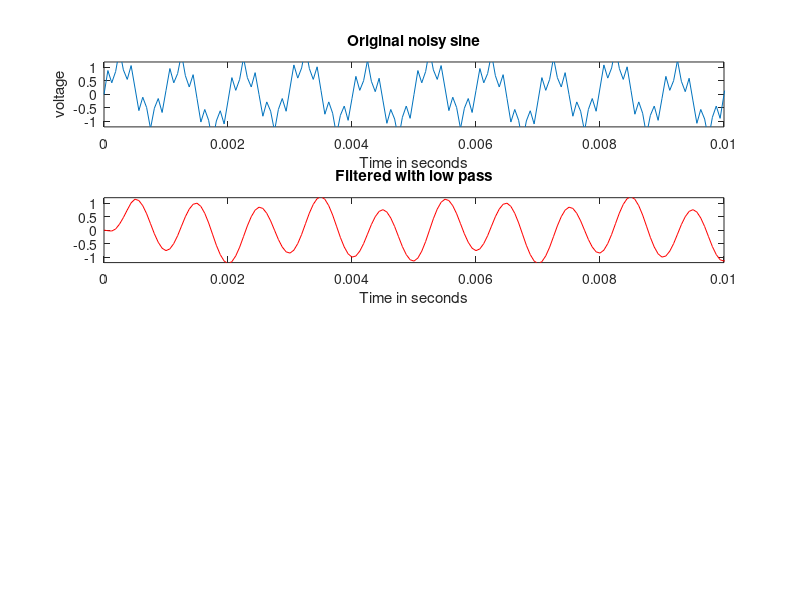
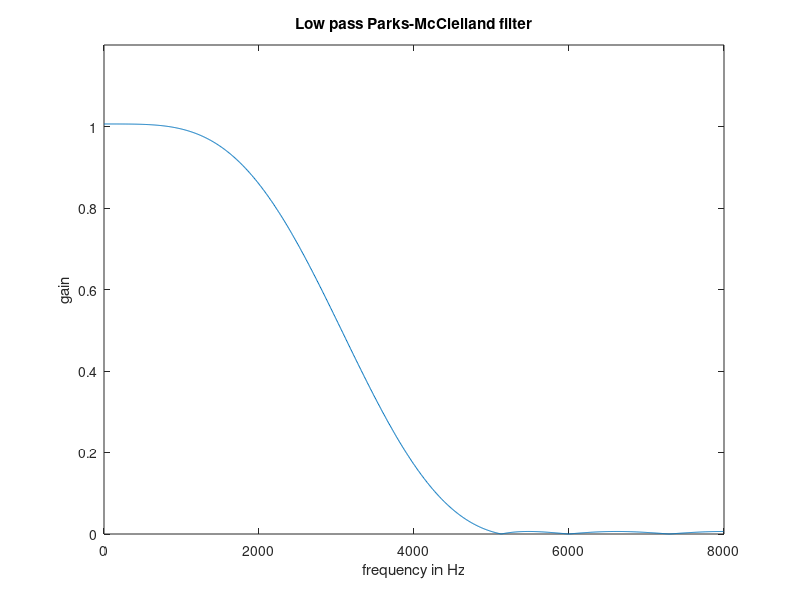
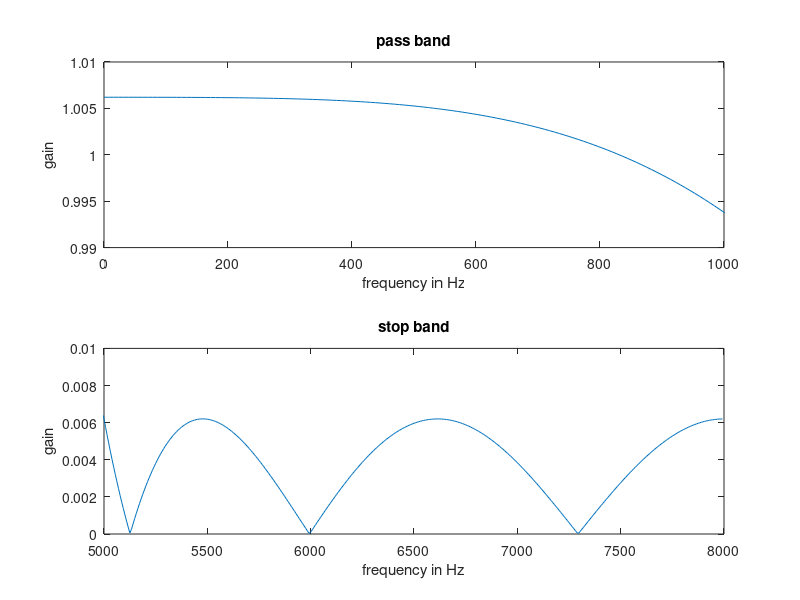

Write the MATLAB code that produced these figures, in order. (Note: this script raises an error after producing the figures.)
% prob5_30.m - create 2 FIR Filters and Cascade them - page 282 Blandford
% 
% Marquette University
% Oct 8, 2020
%
fs = 16000;
T = 1/fs;
f0 = 1000; 
f1 = 5000; 
f2 = 400;
k = 0:1999;
xo = sin(2*pi*f0*k*T);
n = 0.5*sin(2*pi*f1*k*T) + 0.25*sin(2*pi*f2*k*T);
x = xo + n;

%%%%%%%% Plot original signal %%%%%%%
pts = max(size(k));
figure(1);clf;
nT = [0:pts-1]*T;
subplot(4, 1, 1);
plot(nT, x);
axis([0 10/f0 -1.2 1.2]);
title('Original noisy sine');
xlabel('Time in seconds');
ylabel('voltage');

%%%%%%%% Low pass %%%%%%%%
fpass = 1000;
fstop = 5000;
rpass = 0.01;
rstop = 0.01;
F = [fpass fstop];
M = ([1 0]);
Dev = [rpass rstop];
[N F A W] = firpmord(F, M, Dev, fs);
disp(N);
N = 8;
numl = firpm(N, F, A, W);
figure(2);clf;
[H f] = freqz(numl, 1, 1024, fs);
plot(f, abs(H));
axis([0 fs/2 0 1.2]);
xlabel('frequency in Hz');
ylabel('gain');
title('Low pass Parks-McClelland filter');
figure(3);clf;
subplot(2, 1, 1);
plot(f, abs(H));
axis([0 fpass 1-rpass 1+rpass]);
xlabel('frequency in Hz');
ylabel('gain');
title('pass band');
subplot(2, 1, 2);
plot(f, abs(H));
axis([fstop fs/2 0 rstop]);
xlabel('frequency in Hz');
ylabel('gain');
title('stop band');
%%%% Filter using low pass %%%%%
y = filter(numl, 1, x);
figure(1);
subplot(4, 1, 2);
plot(nT, y, 'r');
axis([0 10/f0 -1.2 1.2]);
title('Filtered with low pass');
xlabel('Time in seconds');

%%%%%%%% high pass %%%%%%%%%
fpass = 1000;
fstop = 400;
rpass = 0.01;
rstop = 0.01;
F = [fstop fpass];
M = ([0 1]);
Dev = [rpass rstop];
[N F A W] = firpmord(F, M, Dev, fs);
disp(N);
N = 55;
numh = firpm(N, F, A, W);
figure(4);clf;
[H f] = freqz(numh, 1, 1024, fs);
plot(f, abs(H));
axis([0 fs/2 0 1.2]);
xlabel('frequency in Hz');
ylabel('gain');
title('High pass Parks-McClelland filter');
figure(5);clf;
subplot(2, 1, 1);
plot(f, abs(H));
axis([fpass fs/2 1-rpass 1+rpass]);
xlabel('frequency in Hz');
ylabel('gain');
title('pass band');
subplot(2, 1, 2);
plot(f, abs(H));
axis([0 fstop 0 rstop]);
xlabel('frequency in Hz');
ylabel('gain');
title('stop band');
%%%%% Filter using high pass %%%%%%
y = filter(numh, 1, x);
figure(1);
subplot(4, 1, 3);
plot(nT, y, 'r');
axis([0 10/f0 -1.2 1.2]);
title('Filtered with high pass');
xlabel('Time in seconds');
ylabel('voltage');
%%%%%% Combine high and low %%%%
numc = conv(numl, numh);
figure(6);clf;
[H f] = freqz(numc, 1, 1024, fs);
plot(f, abs(H));
axis([0 fs/2 0 1.2]);
xlabel('frequency in Hz');
ylabel('gain');
title('Combined filter');

y = filter(numc, 1, x);
figure(1);
subplot(4, 1, 4);
plot(nT, y, 'r');
axis([0 10/f0 -1.2 1.2]);
title('Filtered with combined filter');
xlabel('Time in seconds');
ylabel('voltage');
